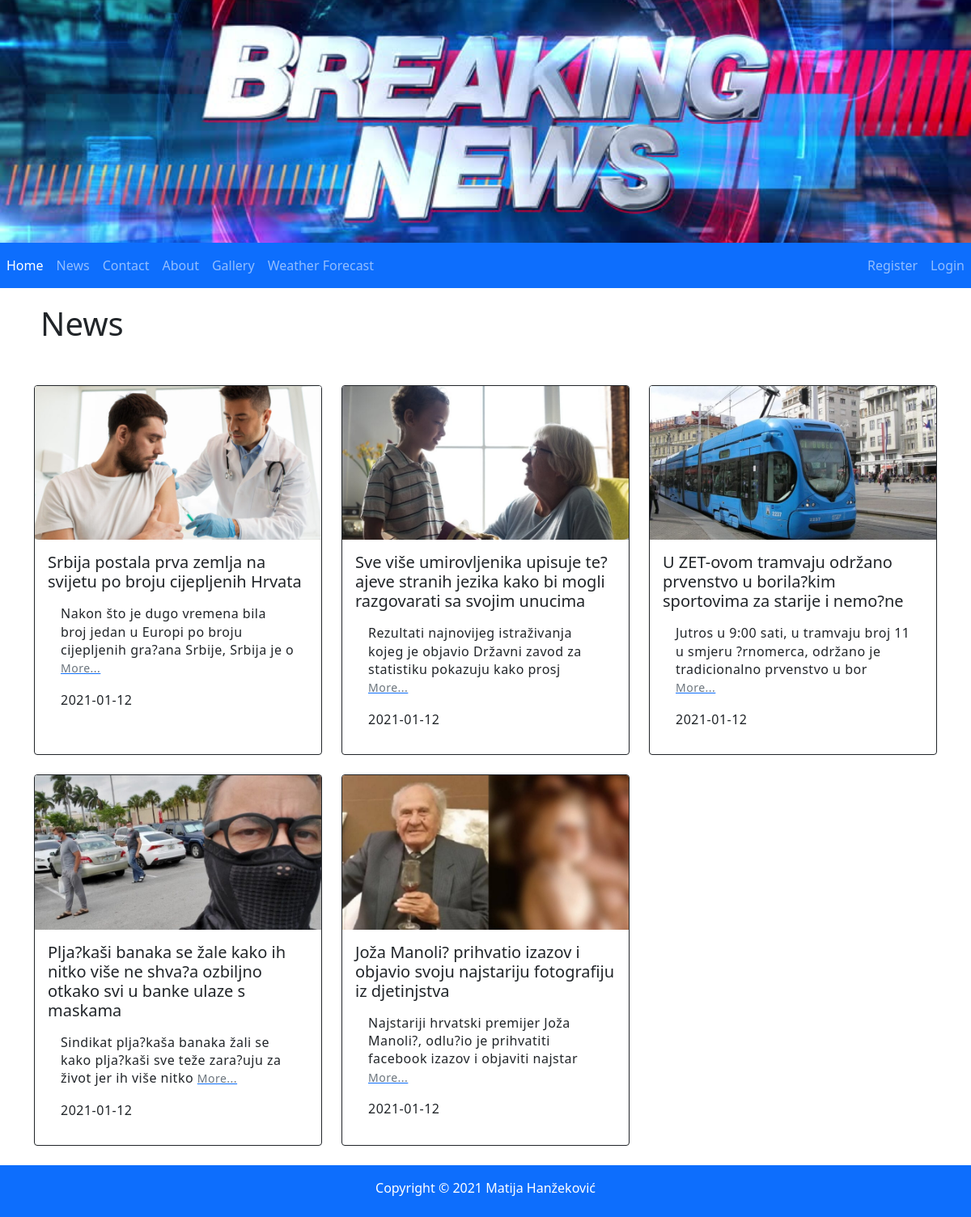
/index.php?menu=2, run on the app's committed database.
### tables this page shows
CREATE TABLE IF NOT EXISTS `news` (
  `id` int(11) PRIMARY KEY AUTO_INCREMENT  NOT NULL,
  `title` varchar(100) NOT NULL,
  `description` text NOT NULL,
  `date` date NOT NULL,
  `archive` enum('Y','N') DEFAULT 'N',
  `approved` enum('Y','N') DEFAULT 'N'
);

CREATE TABLE IF NOT EXISTS `image` (
  `id` int(11) PRIMARY KEY AUTO_INCREMENT  NOT NULL,
  `title` varchar(100) NOT NULL,
  `description` text NOT NULL,
  `name` text NOT NULL,
  `news_id` int(11),
  FOREIGN KEY (`news_id`) REFERENCES `news`(`id`) ON DELETE CASCADE ON UPDATE CASCADE
);

### news.php (the view, shortened to what this page needs)
<?php
    $db = $GLOBALS['db'];
    $menu = $_GET['menu'];
    if (isset($_GET['id']) && $_GET['id'] != '') {
        $query  = "SELECT * FROM news";
        $query .= " WHERE id=".$_GET['id'];
        $query .= " ORDER BY date DESC";
        $result = @mysqli_query($db, $query);
        $row = @mysqli_fetch_array($result, MYSQLI_ASSOC);
        $imgQuery  = "SELECT * FROM image";
        $imgQuery .= " WHERE news_id=".$_GET['id'];
        $imgResult = @mysqli_query($db, $imgQuery);
        print '
        <div class="container news-details">
            <br>
            <div class="row">
                <h1>News overview</h1>
            </div>
            <div class="row mt-4">';
            while ($imgRow = @mysqli_fetch_array($imgResult)) {
                print '
                    <div class="col-lg-4 col-md-4 col-sm-6 mb-4">
                        <div class="card border-dark h-100">
                            <img class="card-img-top" src="img/' . $imgRow['name'] . '" alt="' . $imgRow['title'] . '" title="' . $imgRow['title'] . '">
                            <div class="card-body">
                                <p class="card-text">' . $imgRow['description'] . '</p>
                            </div>
                        </div>
                    </div>';
            }
            print '
            </div>
            <hr>
            <h2>' . $row['title'] . '</h2>
            <p>' . $row['description'] . '</p>
            <p><time datetime="' . $row['date'] . '">' . $row['date'] . '</small></time></p>
            <p><a href="index.php?menu='.$menu.'&amp;action='.$action.'">Back</a></p>
        </div>';
    } else {
        print '
		<div class="container news">
			<div class="row">
                <h1>News</h1>
            </div>
			<br>
			<div class="row">';
			$query  = "SELECT * FROM news WHERE approved = 'Y'";
			$query .= " ORDER BY date DESC";
			$result = @mysqli_query($db, $query);
			while($row = @mysqli_fetch_array($result)) {
				$imgQuery  = "SELECT * FROM image";
				$imgQuery .= " WHERE news_id=".$row['id'];
				$imgQuery .= " LIMIT 1";
				$imgResult = @mysqli_query($db, $imgQuery);
				$imgRow = @mysqli_fetch_array($imgResult);
				$description = substr($row['description'], 0, 100);
				print '
				<div class="col-lg-4 col-md-4 col-sm-6 mb-4">
				<div class="card border-dark h-100">
					<img class="card-img-top" src="img/' . $imgRow['name'] . '" alt="' . $imgRow['title'] . '" title="' . $imgRow['title'] . '">
					<div class="card-body">
						<h5 class="card-title">' . $row['title'] . '</h5>
						<p class="card-text">' . $description . '
							<span><a href="index.php?menu=' . $menu . '&amp;action=' . $action . '&amp;id=' .$row['id']. '"><small class="text-muted">More...</small></a></span></p>
						<p><time datetime="' . $row['date'] . '">' . $row['date'] . '</small></time></p>
					</div>
				</div>
			</div>';
			}
			print '
			</div>
		</div>';
    }
?>

### index.php (shortened to what this page needs)
<?php
	function resolvePage() {
		if (!isset($_GET["menu"]) || $_GET["menu"] == 1) {
			include("home.php");
		} else if ($_GET["menu"] == 2) {
			include("news.php");
		} else if ($_GET["menu"] == 3) {
			include("contact.php");
		} else if ($_GET["menu"] == 4) {
			include("about.php");
		} else if ($_GET["menu"] == 5) {
			include("gallery.php");
		} else if ($_GET["menu"] == 6) {
			include("register.php");
		} else if ($_GET["menu"] == 7) {
			include("login.php");
		} else if ($_GET["menu"] == 8) {
			include("admin.php");
		} else if ($_GET["menu"] == 9) {
			include("weather.php");
		} else if ($_GET["menu"] == 10) {
			include("logout.php");
		}
	}
?>
<!DOCTYPE HTML>
<html>
	<head>
		<link rel="stylesheet" href="style.css">
		<link href="https://cdn.jsdelivr.net/npm/bootstrap@5.1.3/dist/css/bootstrap.min.css" rel="stylesheet">
		<link rel="stylesheet" href="font-awesome/css/font-awesome.min.css">
	</head>
	<body>
		<header>
			<div class="header-img"></div>
			<?php include("navigation.php"); ?>
		</header>
		<main>
			<?php resolvePage(); ?>
		</main>
		<footer class="navbar navbar-expand-sm bg-primary">
			<p class="text-center mx-auto mt-2" style="color:white">Copyright &copy; 2021 Matija Hanžeković</p>
		</footer>
	<body>
</html>

### navigation.php
<?php
    print '
        <nav class="navbar navbar-expand-sm navbar-dark bg-primary">
        <div class="navbar-collapse">
            <ul class="navbar-nav me-auto">
                <li><a class="nav-item nav-link active" href="index.php?menu=1">Home</a></li>
                <li><a class="nav-item nav-link" href="index.php?menu=2">News</a></li>
                <li><a class="nav-item nav-link" href="index.php?menu=3">Contact</a></li>
                <li><a class="nav-item nav-link" href="index.php?menu=4">About</a></li>
                <li><a class="nav-item nav-link" href="index.php?menu=5">Gallery</a></li>
                <li><a class="nav-item nav-link" href="index.php?menu=9">Weather Forecast</a></li>
            </ul>
            <ul class="navbar-nav">';
                if (isset($_SESSION['user']['valid']) || $_SESSION['user']['valid'] == 'true') {
                    print '<li><a class="nav-item nav-link" href="index.php?menu=8">Admin</a></li>';
                    print '<li><a class="nav-item nav-link" href="index.php?menu=10">Logout</a></li>';
                } else {
                    print '
                        <li><a class="nav-item nav-link" href="index.php?menu=6">Register</a></li>
                        <li><a class="nav-item nav-link" href="index.php?menu=7">Login</a></li>';
                }
            print '
            </ul>
            </div>
        </div>
    </nav>';
?>

### style.css (style rules this page uses)
body, html { font-family: sans-serif; margin: 0; font-size: 16px; }
header { display: block; width: 100%; }
.header-img { background-image: url("img/header-img.jpg"); background-position: center; background-repeat: no-repeat; background-size: cover; position: relative; height: 300px; }
img { width: 100%; }
.news h1 { padding: 0.5em; }
.news p { margin: 1em; line-height: 1.4em; letter-spacing: 0.5px; }

### data on the page
news: image.name (picture), title "Srbija postala prva zemlja na svijetu po broju cijepljenih Hrvata", description "Nakon što je dugo vremena bila broj jedan u Europi po broju cijepljenih gra?ana Srbije, Srbija je o", date "2021-01-12"
news: image.name (picture), title "Sve više umirovljenika upisuje te?ajeve stranih jezika kako bi mogli razgovarati sa svojim unucima", description "Rezultati najnovijeg istraživanja kojeg je objavio Državni zavod za statistiku pokazuju kako prosj", date "2021-01-12"
news: image.name (picture), title "U ZET-ovom tramvaju održano prvenstvo u borila?kim sportovima za starije i nemo?ne", description "Jutros u 9:00 sati, u tramvaju broj 11 u smjeru ?rnomerca, održano je tradicionalno prvenstvo u bor", date "2021-01-12"
news: image.name (picture), title "Plja?kaši banaka se žale kako ih nitko više ne shva?a ozbiljno otkako svi u banke ulaze s maskama", description "Sindikat plja?kaša banaka žali se kako plja?kaši sve teže zara?uju za život jer ih više nitko", date "2021-01-12"
news: image.name (picture), title "Joža Manoli? prihvatio izazov i objavio svoju najstariju fotografiju iz djetinjstva", description "Najstariji hrvatski premijer Joža Manoli?, odlu?io je prihvatiti facebook izazov i objaviti najstar", date "2021-01-12"
